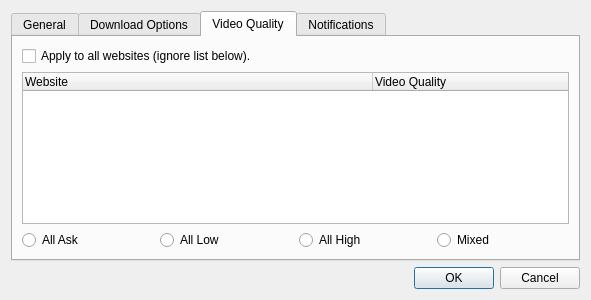
<?xml version="1.0" encoding="UTF-8"?>
<ui version="4.0">
 <class>PreferencesWindow</class>
 <widget class="QDialog" name="PreferencesWindow">
  <property name="geometry">
   <rect>
    <x>0</x>
    <y>0</y>
    <width>591</width>
    <height>300</height>
   </rect>
  </property>
  <property name="minimumSize">
   <size>
    <width>591</width>
    <height>300</height>
   </size>
  </property>
  <property name="windowTitle">
   <string>Preferences</string>
  </property>
  <property name="windowIcon">
   <iconset resource="icons.qrc">
    <normaloff>:/media/preferences.png</normaloff>:/media/preferences.png</iconset>
  </property>
  <layout class="QVBoxLayout" name="verticalLayout_2">
   <item>
    <widget class="QTabWidget" name="tabWidget">
     <property name="currentIndex">
      <number>2</number>
     </property>
     <widget class="QWidget" name="t_preferences">
      <attribute name="title">
       <string>General</string>
      </attribute>
      <layout class="QVBoxLayout" name="verticalLayout_5">
       <item>
        <widget class="QCheckBox" name="cb_builtinPlayer">
         <property name="sizePolicy">
          <sizepolicy hsizetype="Minimum" vsizetype="MinimumExpanding">
           <horstretch>0</horstretch>
           <verstretch>0</verstretch>
          </sizepolicy>
         </property>
         <property name="text">
          <string>Use built-in player.</string>
         </property>
        </widget>
       </item>
       <item>
        <layout class="QHBoxLayout" name="horizontalLayout_4">
         <item>
          <widget class="QLabel" name="Lmedia_player">
           <property name="sizePolicy">
            <sizepolicy hsizetype="Preferred" vsizetype="MinimumExpanding">
             <horstretch>0</horstretch>
             <verstretch>0</verstretch>
            </sizepolicy>
           </property>
           <property name="maximumSize">
            <size>
             <width>16777215</width>
             <height>16777215</height>
            </size>
           </property>
           <property name="font">
            <font>
             <weight>75</weight>
             <bold>true</bold>
            </font>
           </property>
           <property name="text">
            <string>Default media player:</string>
           </property>
          </widget>
         </item>
         <item>
          <widget class="QLineEdit" name="ledit_player"/>
         </item>
         <item>
          <widget class="QToolButton" name="btn_player">
           <property name="minimumSize">
            <size>
             <width>33</width>
             <height>0</height>
            </size>
           </property>
           <property name="focusPolicy">
            <enum>Qt::StrongFocus</enum>
           </property>
           <property name="statusTip">
            <string notr="true"/>
           </property>
           <property name="text">
            <string notr="true">...</string>
           </property>
          </widget>
         </item>
        </layout>
       </item>
       <item>
        <widget class="QCheckBox" name="cb_checkLinksAuto">
         <property name="sizePolicy">
          <sizepolicy hsizetype="Minimum" vsizetype="Expanding">
           <horstretch>0</horstretch>
           <verstretch>0</verstretch>
          </sizepolicy>
         </property>
         <property name="text">
          <string>Automatically check for links in clipboard.</string>
         </property>
        </widget>
       </item>
      </layout>
     </widget>
     <widget class="QWidget" name="tab_2">
      <attribute name="title">
       <string>Download Options</string>
      </attribute>
      <layout class="QVBoxLayout" name="verticalLayout">
       <item>
        <layout class="QHBoxLayout" name="dl_folder">
         <item>
          <widget class="QLabel" name="Ldl_folder">
           <property name="font">
            <font>
             <weight>75</weight>
             <bold>true</bold>
            </font>
           </property>
           <property name="text">
            <string>Default download folder:</string>
           </property>
          </widget>
         </item>
         <item>
          <widget class="QLineEdit" name="edit_folder">
           <property name="focusPolicy">
            <enum>Qt::NoFocus</enum>
           </property>
           <property name="readOnly">
            <bool>true</bool>
           </property>
          </widget>
         </item>
         <item>
          <widget class="QToolButton" name="button_folder">
           <property name="minimumSize">
            <size>
             <width>33</width>
             <height>0</height>
            </size>
           </property>
           <property name="focusPolicy">
            <enum>Qt::StrongFocus</enum>
           </property>
           <property name="statusTip">
            <string notr="true"/>
           </property>
           <property name="text">
            <string notr="true">...</string>
           </property>
          </widget>
         </item>
        </layout>
       </item>
       <item>
        <layout class="QHBoxLayout" name="horizontalLayout">
         <item>
          <widget class="QLabel" name="label_afterDl">
           <property name="text">
            <string>Default action after download:</string>
           </property>
          </widget>
         </item>
         <item>
          <widget class="QComboBox" name="combo_options">
           <item>
            <property name="text">
             <string>Do Nothing</string>
            </property>
           </item>
           <item>
            <property name="text">
             <string>Play</string>
            </property>
           </item>
           <item>
            <property name="text">
             <string>Convert to Ogg/Vorbis (Audio)</string>
            </property>
           </item>
           <item>
            <property name="text">
             <string>Convert to Ogg/Theora (Video)</string>
            </property>
           </item>
           <item>
            <property name="text">
             <string>Rip Audio</string>
            </property>
           </item>
          </widget>
         </item>
        </layout>
       </item>
       <item>
        <layout class="QHBoxLayout" name="horizontalLayout_2">
         <item>
          <widget class="QLabel" name="label_dc">
           <property name="text">
            <string>When double-clicking a completed download:</string>
           </property>
          </widget>
         </item>
         <item>
          <widget class="QComboBox" name="combo_dc">
           <item>
            <property name="text">
             <string>Play Local File</string>
            </property>
           </item>
           <item>
            <property name="text">
             <string>Open Folder</string>
            </property>
           </item>
          </widget>
         </item>
        </layout>
       </item>
      </layout>
     </widget>
     <widget class="QWidget" name="tab">
      <attribute name="title">
       <string>Video Quality</string>
      </attribute>
      <layout class="QVBoxLayout" name="verticalLayout_3">
       <item>
        <widget class="QCheckBox" name="cb_applyToAll">
         <property name="enabled">
          <bool>true</bool>
         </property>
         <property name="text">
          <string>Apply to all websites (ignore list below).</string>
         </property>
        </widget>
       </item>
       <item>
        <widget class="QTreeWidget" name="tree_quality">
         <property name="toolTip">
          <string>This list contains the websites that you already accessed through WatchVideo.</string>
         </property>
         <property name="statusTip">
          <string/>
         </property>
         <attribute name="headerDefaultSectionSize">
          <number>350</number>
         </attribute>
         <attribute name="headerStretchLastSection">
          <bool>true</bool>
         </attribute>
         <column>
          <property name="text">
           <string>Website</string>
          </property>
         </column>
         <column>
          <property name="text">
           <string>Video Quality</string>
          </property>
         </column>
        </widget>
       </item>
       <item>
        <layout class="QHBoxLayout" name="horizontalLayout_3">
         <item>
          <widget class="QRadioButton" name="rb_all_ask">
           <property name="text">
            <string>All Ask</string>
           </property>
          </widget>
         </item>
         <item>
          <widget class="QRadioButton" name="rb_all_low_quality">
           <property name="text">
            <string>All Low</string>
           </property>
          </widget>
         </item>
         <item>
          <widget class="QRadioButton" name="rb_all_high_quality">
           <property name="text">
            <string>All High</string>
           </property>
          </widget>
         </item>
         <item>
          <widget class="QRadioButton" name="rb_mixed_quality">
           <property name="text">
            <string>Mixed</string>
           </property>
           <property name="checkable">
            <bool>false</bool>
           </property>
          </widget>
         </item>
        </layout>
       </item>
      </layout>
     </widget>
     <widget class="QWidget" name="t_notifications">
      <attribute name="title">
       <string>Notifications</string>
      </attribute>
      <layout class="QVBoxLayout" name="verticalLayout_4">
       <item>
        <widget class="QGroupBox" name="g_notification">
         <property name="title">
          <string>Notification Messages</string>
         </property>
         <widget class="QCheckBox" name="s_notifyDone">
          <property name="geometry">
           <rect>
            <x>20</x>
            <y>50</y>
            <width>455</width>
            <height>23</height>
           </rect>
          </property>
          <property name="text">
           <string>The download ends successfully.</string>
          </property>
          <property name="checked">
           <bool>true</bool>
          </property>
         </widget>
         <widget class="QLabel" name="label_description">
          <property name="geometry">
           <rect>
            <x>10</x>
            <y>30</y>
            <width>455</width>
            <height>23</height>
           </rect>
          </property>
          <property name="text">
           <string>Show a notification message when:</string>
          </property>
         </widget>
         <widget class="QCheckBox" name="s_notifyError">
          <property name="enabled">
           <bool>true</bool>
          </property>
          <property name="geometry">
           <rect>
            <x>20</x>
            <y>70</y>
            <width>455</width>
            <height>23</height>
           </rect>
          </property>
          <property name="text">
           <string>An error occurs.</string>
          </property>
          <property name="checked">
           <bool>true</bool>
          </property>
         </widget>
         <widget class="QFrame" name="f_note">
          <property name="geometry">
           <rect>
            <x>10</x>
            <y>100</y>
            <width>521</width>
            <height>91</height>
           </rect>
          </property>
          <property name="frameShape">
           <enum>QFrame::StyledPanel</enum>
          </property>
          <property name="frameShadow">
           <enum>QFrame::Raised</enum>
          </property>
          <widget class="QLabel" name="label_note">
           <property name="geometry">
            <rect>
             <x>20</x>
             <y>20</y>
             <width>511</width>
             <height>71</height>
            </rect>
           </property>
           <property name="text">
            <string>If you want to use your system's default way to popup messages you can install 'python-notify'. 
In case python-notify isn't installed, WatchVideo uses baloon tooltips on the tray icon provided by Qt4.</string>
           </property>
           <property name="wordWrap">
            <bool>true</bool>
           </property>
          </widget>
          <widget class="QLabel" name="label_note_info">
           <property name="geometry">
            <rect>
             <x>10</x>
             <y>0</y>
             <width>55</width>
             <height>17</height>
            </rect>
           </property>
           <property name="font">
            <font>
             <weight>75</weight>
             <bold>true</bold>
            </font>
           </property>
           <property name="text">
            <string>Note:</string>
           </property>
          </widget>
         </widget>
        </widget>
       </item>
      </layout>
     </widget>
    </widget>
   </item>
   <item>
    <widget class="QDialogButtonBox" name="buttonBox">
     <property name="standardButtons">
      <set>QDialogButtonBox::Cancel|QDialogButtonBox::Ok</set>
     </property>
    </widget>
   </item>
  </layout>
 </widget>
 <resources>
  <include location="icons.qrc"/>
 </resources>
 <connections>
  <connection>
   <sender>cb_applyToAll</sender>
   <signal>toggled(bool)</signal>
   <receiver>tree_quality</receiver>
   <slot>setDisabled(bool)</slot>
   <hints>
    <hint type="sourcelabel">
     <x>295</x>
     <y>43</y>
    </hint>
    <hint type="destinationlabel">
     <x>295</x>
     <y>144</y>
    </hint>
   </hints>
  </connection>
 </connections>
</ui>
